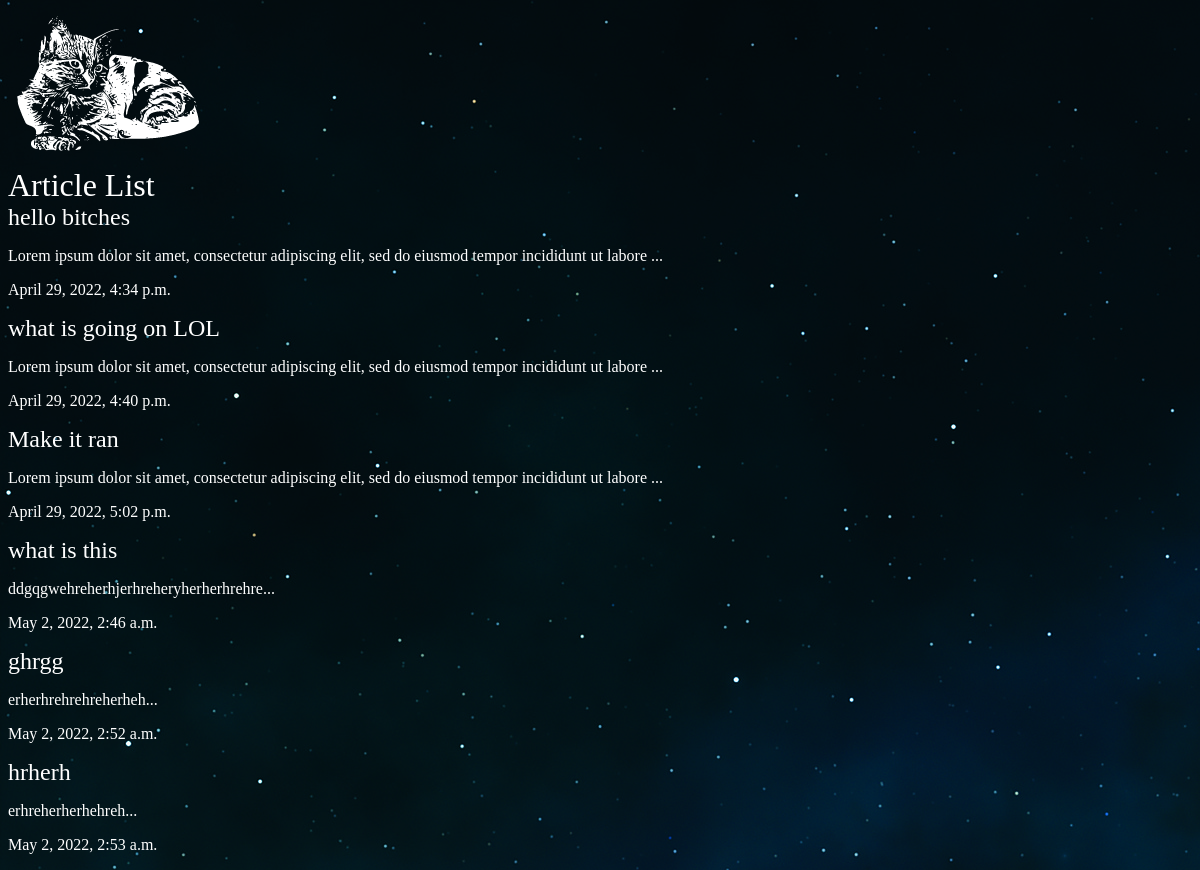
The app's page /articles/ with its own data.
### articles/models.py (models this page shows, shortened)
class Articles(models.Model):
    title = models.CharField(max_length=100)
    slug = models.SlugField()
    body = models.TextField()
    date = models.DateTimeField(auto_now_add=True)
    thumb = models.ImageField(default="def.jpg", blank=True)
    def snippet(self):
        return self.body[:100] + "..." #cut text to 50 chars

### articles/views.py (the view)
# urls.py: path('', views.article_list, name="list"),
def article_list(request):
    articles = Articles.objects.all().order_by('date')
    return render(request, 'articles/article_list.html', {'articles': articles})

### articles/templates/articles/article_list.html
{% extends 'base_layout.html' %}
{% block content%}
<h1>Article List</h1>
<div class="articles">
    {% for article in articles %}
        <div class="article">
            <h2><a href="{% url 'articles:detail' slug=article.slug %}">{{ article.title}}</a></h2>
            <p>{{ article.snippet}}</p>
            <p>{{ article.date}}</p>
        </div>
    {% endfor %}
</div>
{% endblock%}

### assets/styles.css (style rules this page uses)
body { background-color: #0f121f; background-image: url(stars.jpg); background-repeat-y: no-repeat; color: #fff; }
body * { font-family: Ubuntu; }
h1, h2, h3, h4, h5 { font-weight: normal; margin: 0; }
a, a:hover, a:visited { color: #fff; text-decoration: none; }

### records on screen
Articles: title "hello bitches", snippet "Lorem ipsum dolor sit amet, consectetur adipiscing elit, sed do eiusmod tempor incididunt ut labore ...", date "April 29, 2022, 4:34 p.m."
Articles: title "what is going on LOL", snippet "Lorem ipsum dolor sit amet, consectetur adipiscing elit, sed do eiusmod tempor incididunt ut labore ...", date "April 29, 2022, 4:40 p.m."
Articles: title "Make it ran", snippet "Lorem ipsum dolor sit amet, consectetur adipiscing elit, sed do eiusmod tempor incididunt ut labore ...", date "April 29, 2022, 5:02 p.m."
Articles: title "what is this", snippet "ddgqgwehreherhjerhreheryherherhrehre...", date "May 2, 2022, 2:46 a.m."
Articles: title "ghrgg", snippet "erherhrehrehreherheh...", date "May 2, 2022, 2:52 a.m."
Articles: title "hrherh", snippet "erhreherherhehreh...", date "May 2, 2022, 2:53 a.m."
